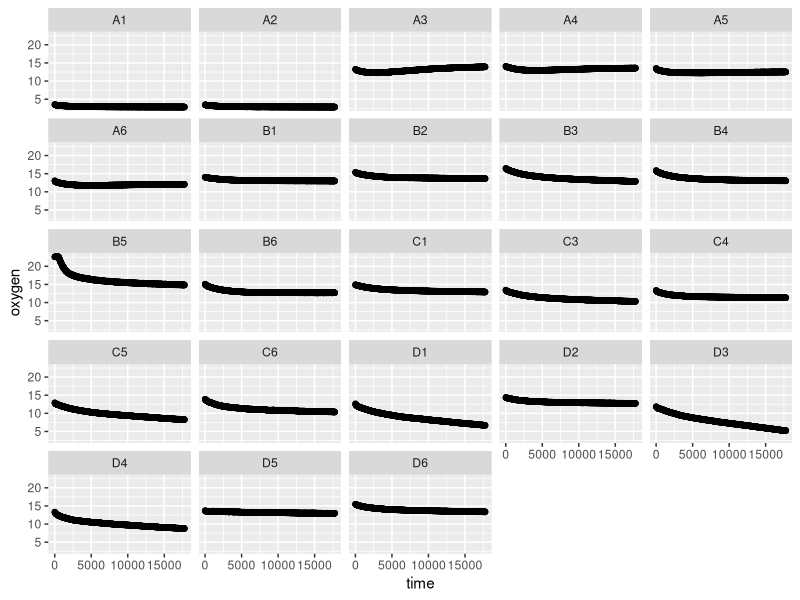
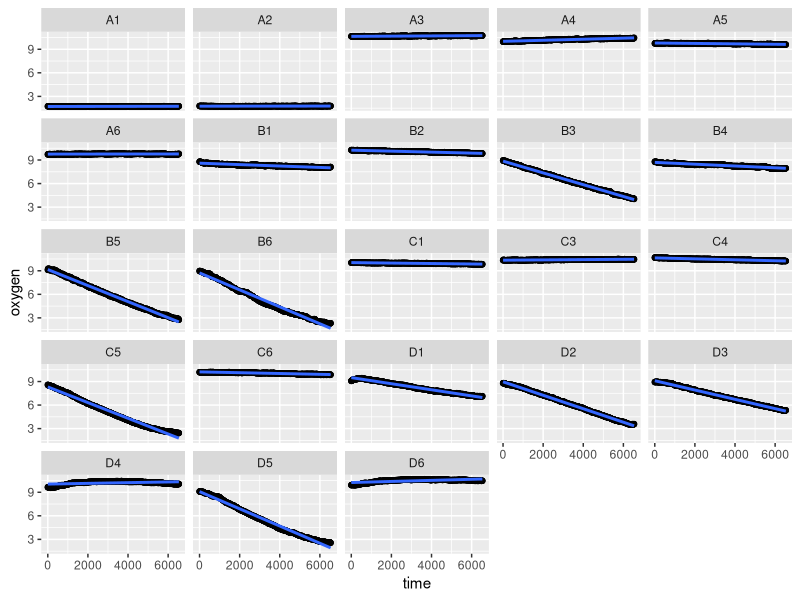
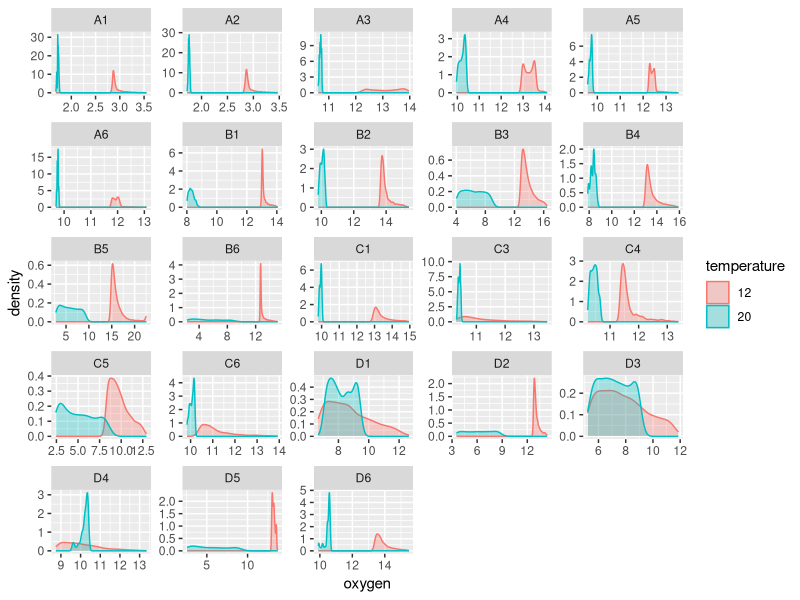
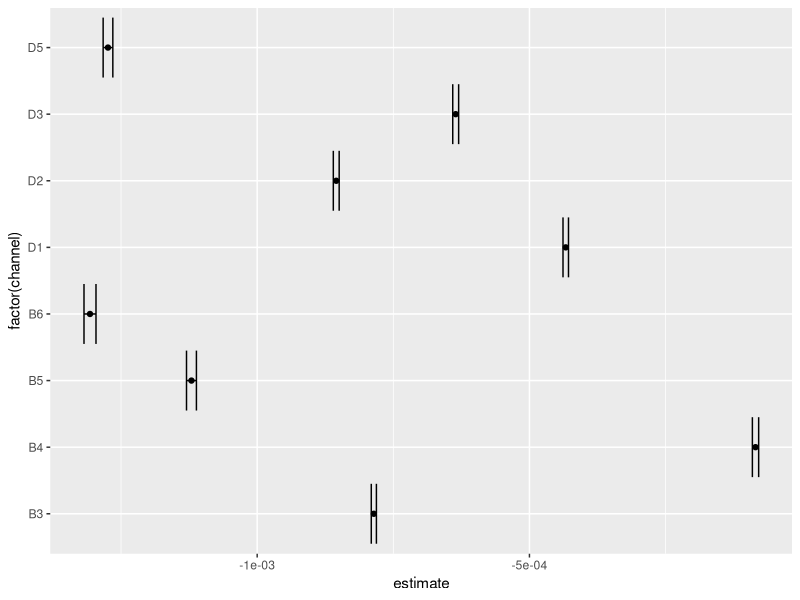

Reproduce these figures in R, in order.
## ---- chunk 1
library(readr)
library(ggplot2)
library(tidyr)
library(dplyr)
library(broom)
## ---- chunk 2
resp12 <- read_csv("respirometry-data/daph_resp_april29.csv")
resp20 <- read_csv("respirometry-data/daph_resp_april28.csv")
resp20_weights <- read_csv("respirometry-data/Daph_resp_weights_April28.csv")


#### Turn into long form
resp.long12 <- gather(resp12, channel, oxygen, 3:25)
resp.long20 <- gather(resp20, channel, oxygen, 3:25)

#### create new column with test temperature
resp.long20$temperature <- 20
resp.long12$temperature <- 12

#### fiddle with the time column so that it's reported in seconds, as a numeric variable
## this is going to be the dependent variable in my regressions
resp.long20$time <- as.numeric(resp.long20$`Time/Sec.`)
resp.long12$time <- as.numeric(resp.long12$`Time/Sec.`)


#### merge the two datasets
resp <- bind_rows(resp.long20, resp.long12)
resp$temperature <- as.factor(resp$temperature)
## ---- chunk 3
## 12C plots
ggplot(data = resp.long12, aes(x = time, y = oxygen)) + geom_point() + facet_wrap( ~ channel)

## 20C plots
ggplot(data = resp.long20, aes(x = time, y = oxygen)) + geom_point() +
	stat_summary(fun.y= "mean", geom = "point") +
	geom_smooth(method = 'lm') + 
	facet_wrap( ~ channel)


#### Density plot of de-oxygenated water, to compare the readings at 12 and 20C
#### look specifically at wells A1 and A2, these are the deoxygenated water
resp %>% 
	ggplot(data = ., aes(x=oxygen)) + geom_density(aes(group=temperature, colour=temperature, fill=temperature), alpha=0.3) + facet_wrap( ~ channel, scales = "free")
## ---- chunk 4
control.slopes <- resp.long20 %>% 
	filter(channel %in% c("A3", "A4", "A5", "A6")) %>% ## I'm filtering out only the A row, b/c these were my plain COMBO wells
	group_by(channel) %>% 
	filter(time < 3600 & time > 300) %>% ## here I filter out the chunk of time between 5 minutes and one hour
	do(tidy(lm(oxygen ~ time, data = .), conf.int = TRUE)) %>% ## here I fit a linear model of oxygen concentration as a function of time, for each well
	filter(term != "(Intercept)") %>% ## get rid of the intercept estimate
	summarise(mean.slope = mean(estimate)) ## create a new column for the mean slope

mean.control.slope <- mean(control.slopes$mean.slope) ## calculate the mean control slope
## ---- chunk 5
slopes <- resp.long20 %>% 
	filter(channel %in% c("D1", "D2", "D3", "D5", "B3", "B4", "B5", "B6", "C5")) %>% ## pull out the wells where it looks like the measurements worked
	group_by(channel) %>% 
	filter(time < 3600 & time > 300) %>% ## select time chunk
	do(tidy(lm(oxygen ~ time, data = .), conf.int = TRUE)) %>% ## fit linear models, grouped by channel
	filter(term != "(Intercept)") %>% ## get rid of intercept term
	## create new variable, called "microbe.corr.slope" in which I subtract the mean of the COMBO only slopes, correcting for microbial respiration
	## now units are mg O2 / L*s
	mutate(microbe.corr.slope = estimate - mean.control.slope) %>% 
	## now multiply the mg O2 /L*s by 0.0002L, which is the volume of the wells, and by 3600s, to convert my metric in seconds to hours
	## and finally, multiply by -1 to convert negative concentrations to a positive respiration value
	## units should now be mg O2/hr
	mutate(cons_per_hour = ((microbe.corr.slope * 0.0002 *3600) * -1)) 
## ---- chunk 6
mass_slopes <- left_join(slopes, resp20_weights, by = "channel")
## ---- chunk 7
mass_slopes %>% 
	mutate(mass.corr.cons = (cons_per_hour/daph_minus_water)) %>% 
knitr::kable(., align = 'c', format = 'markdown', digits = 4)
## ---- chunk 8
resp.long20 %>% 
	filter(channel %in% c("D1", "D2", "D3", "D5", "B3", "B4", "B5", "B6")) %>% 
	group_by(channel) %>% 
	filter(time < 3600 & time > 300) %>% 
	do(tidy(lm(oxygen ~ time, data = .), conf.int = TRUE)) %>%
	filter(term != "(Intercept)") %>% 
	ggplot(aes(y = estimate, x = factor(channel))) + geom_point() + 
	coord_flip() +
	geom_vline(xintercept = 0) +
	geom_errorbar(aes(ymin = conf.low, ymax = conf.high)) 
